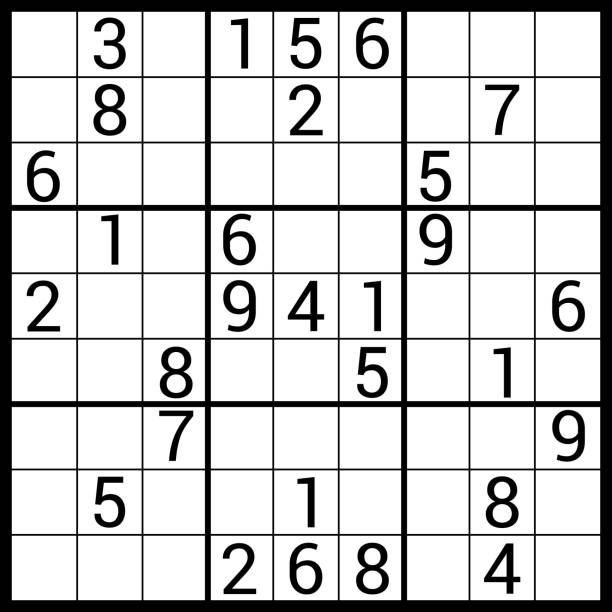
#> input picture backend/data/sudoku_tests/sudoku_test1.jpg, 612 x 612 px
$ python -i cell_extractor.py   (imports and definitions only)
#> lines starting #> are read from the running program, lines starting #| are printed output that depends on the picture; after the words box and inside, x2 and y2 are one past the last pixel; in counts of white or black regions, pixels touching at a corner belong together
#> further down, picture is the input picture: shape (612, 612, 3); min 0, max 255, mean 205.1
# This is the cell_extractor module for extracting cells from an rgb sudoku, assuming it's been isolated
import cv2
import numpy as np


def extract_cells(transformed_image):
    """
    Extracts individual cells from a Sudoku grid image.

    Parameters:
    - transformed_image: The perspective-transformed Sudoku grid image. (RGB)

    Returns:
    - cells: List of images, each representing an individual cell in the Sudoku grid.
    """
    # Grayscale, blur, threshold image
    transformed_image = cv2.cvtColor(transformed_image, cv2.COLOR_BGR2GRAY)
    transformed_image = cv2.GaussianBlur(transformed_image, (5, 5), 0)
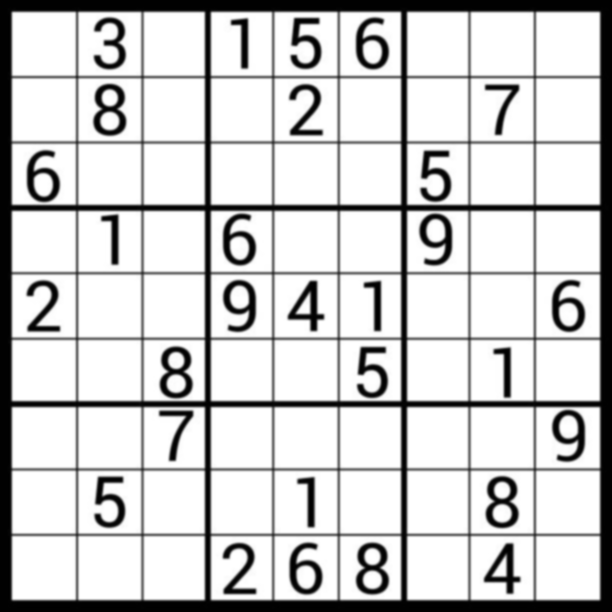
#> transformed_image: shape (612, 612); min 0, max 255, mean 205.1
    # We want grayscale, not binary, hence apply a mask to remove noisy background, but keep the digit values
    _, mask = cv2.threshold(transformed_image, 128, 1, cv2.THRESH_BINARY_INV)
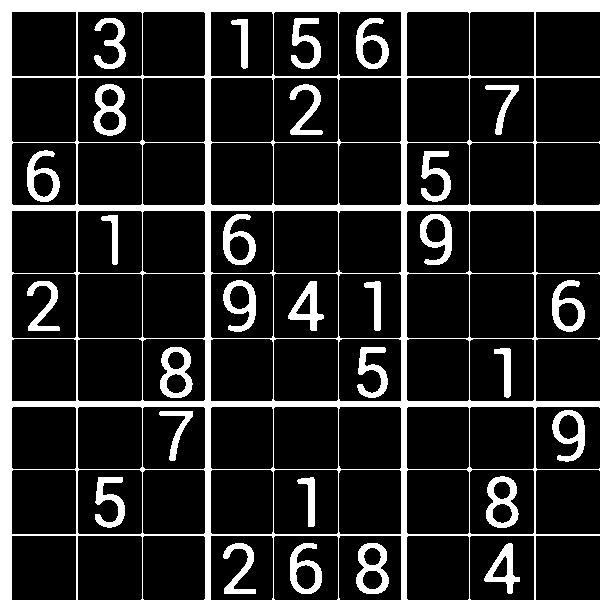
#> mask: shape (612, 612); values 0 (black) and 1 (white), 19.1% white; 30 white regions, largest, box (x1, y1, x2, y2) and area: (0, 0, 612, 612) 52328, (93, 84, 126, 136) 853, (486, 476, 519, 528) 847
    transformed_image = transformed_image * mask
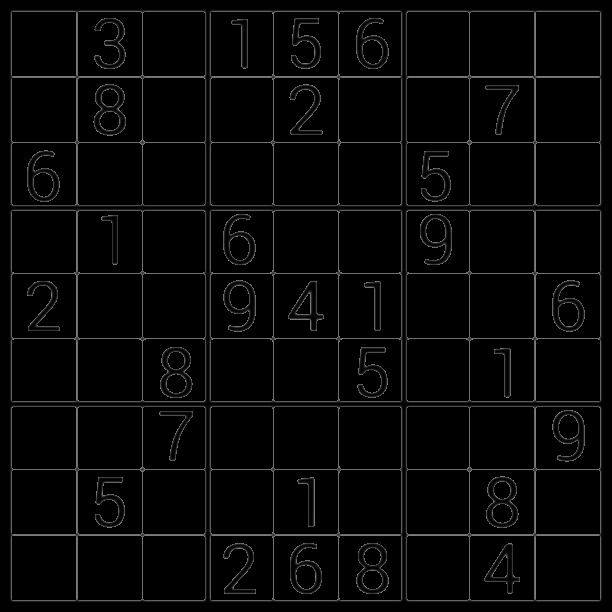
#> transformed_image: shape (612, 612); min 0, max 128, mean 7.1

    # Calculate the size of each cell, include a negative padding for the cell
    padding_amount = 0.05  # padding percentage of cell size
    cell_height = transformed_image.shape[0] // 9
#> cell_height = 68
    cell_height_padding = int(cell_height * padding_amount)
#> cell_height_padding = 3
    cell_width = transformed_image.shape[1] // 9
#> cell_width = 68
    cell_width_padding = int(cell_width * padding_amount)
#> cell_width_padding = 3

    cells = []
    for row in range(9):
        for col in range(9):
            # Calculate the start and end coordinates for each cell
            start_y = row * cell_height
            end_y = (row + 1) * cell_height
            start_x = col * cell_width
            end_x = (col + 1) * cell_width

            # Extract and store the cell, remove cell borders so sudoku grid lines do not interfere
            cell = transformed_image[start_y : end_y, start_x : end_x]
            cell = cell[cell_height_padding : cell_height - cell_height_padding,
                         cell_width_padding : cell_width - cell_width_padding]
            cells.append(cell)
#> after the loop, cells = 81 items

    return cells


# [17 lines left out: function is_filled, not called in this run]

>>> import cv2
>>> picture = cv2.imread('../../../data/sudoku_tests/sudoku_test1.jpg')
>>> result = extract_cells(picture)
#> result = 81 items

$ run again, on backend/data/sudoku_tests/sudoku_test3.jpg
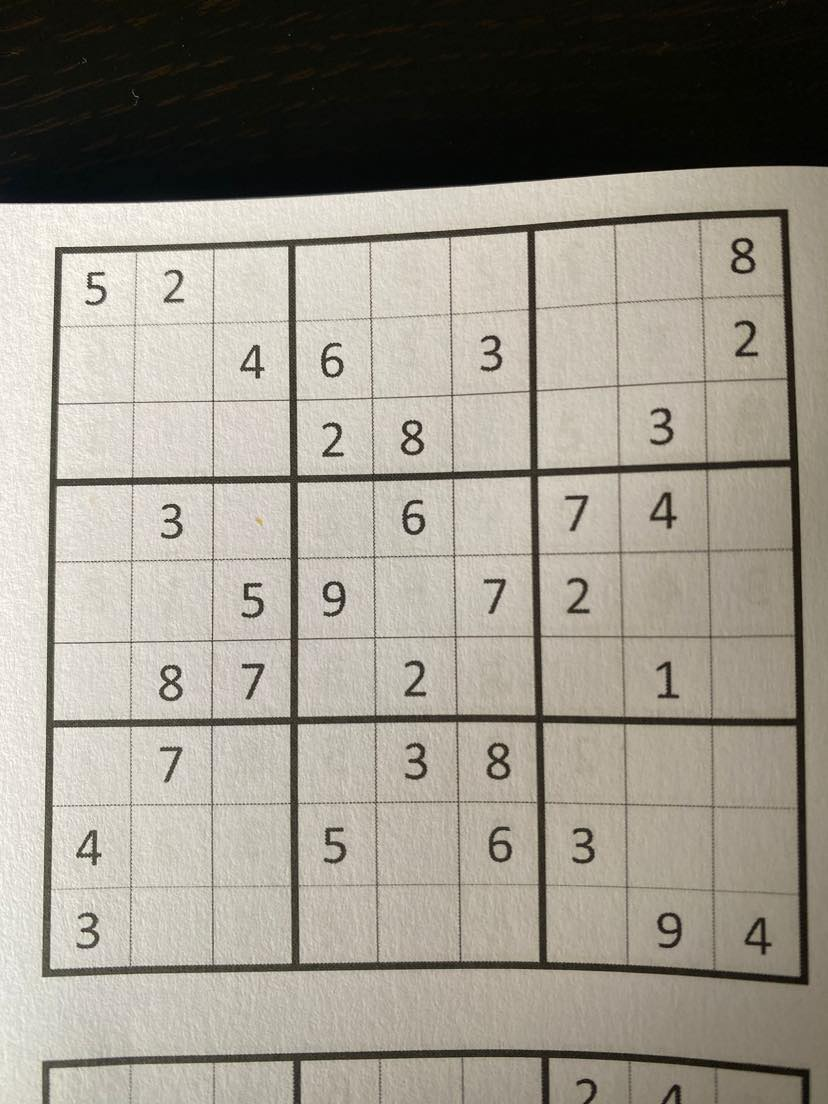
#> input picture backend/data/sudoku_tests/sudoku_test3.jpg, 828 x 1104 px
#> picture is the input picture: shape (1104, 828, 3); mean B, G, R 136.1, 147.1, 152.3
#> in extract_cells, `_, mask = cv2.threshold(transformed_image, 128, 1, cv2.THRESH_BINARY_I..`:
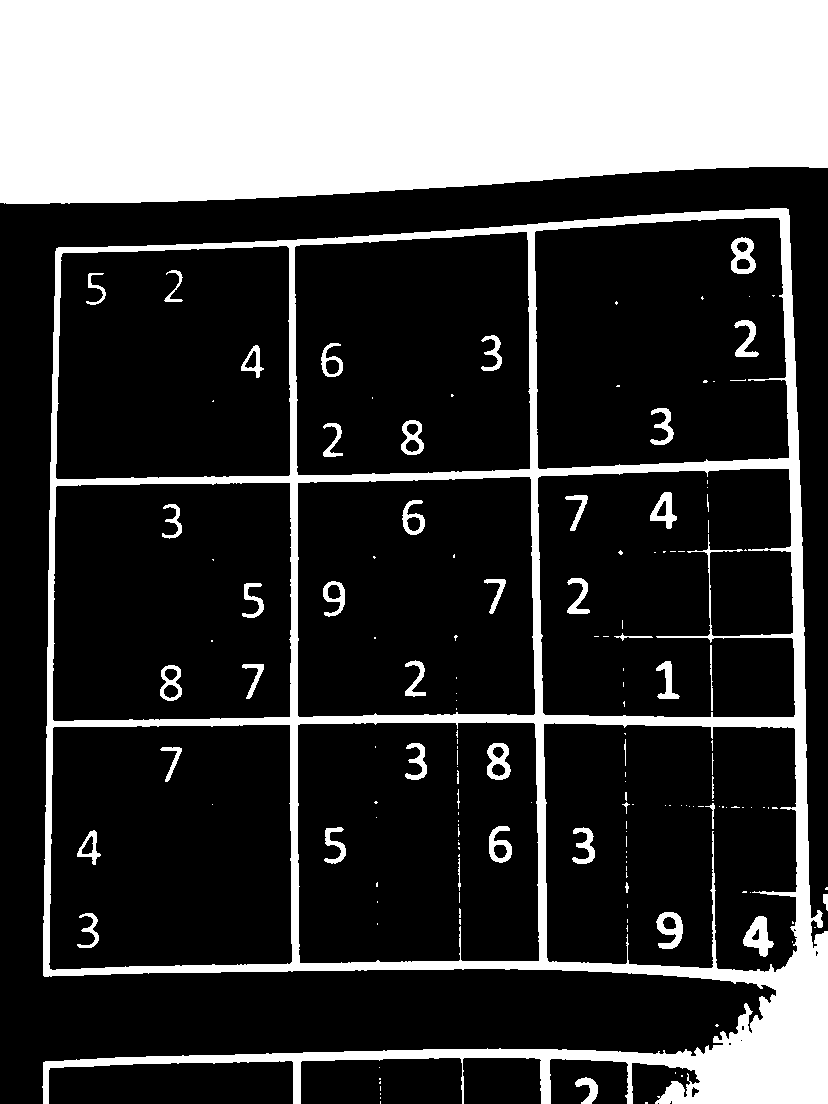
#> mask: shape (1104, 828); values 0 (black) and 1 (white), 26.2% white; 159 white regions (111 under 20 px), largest, box (x1, y1, x2, y2) and area: (0, 0, 828, 204) 155160, (42, 208, 828, 1104) 71281, (743, 916, 774, 957) 665
#> in extract_cells, `transformed_image = transformed_image * mask`:
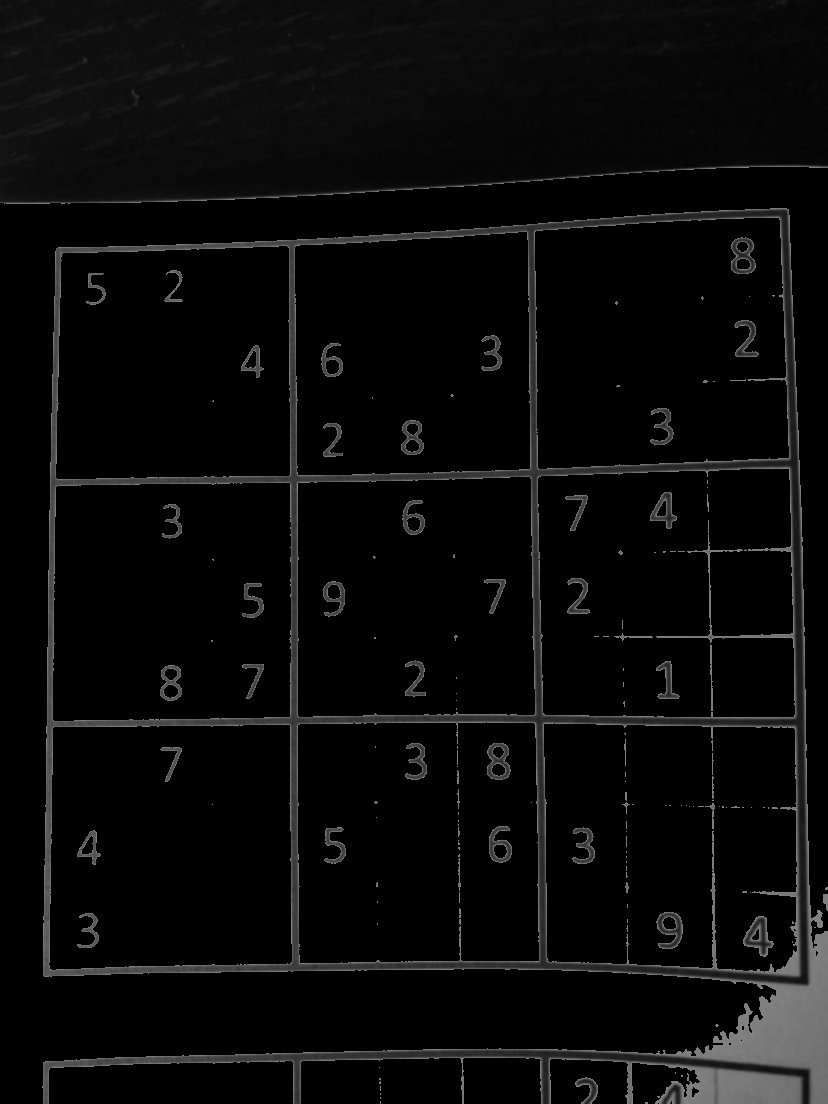
#> transformed_image: shape (1104, 828); min 0, max 128, mean 9.6
#> after the loop in extract_cells, `for row in range(9):`: cells = 81 items

$ run again, on backend/data/sudoku_tests/sudoku_test4.jpg
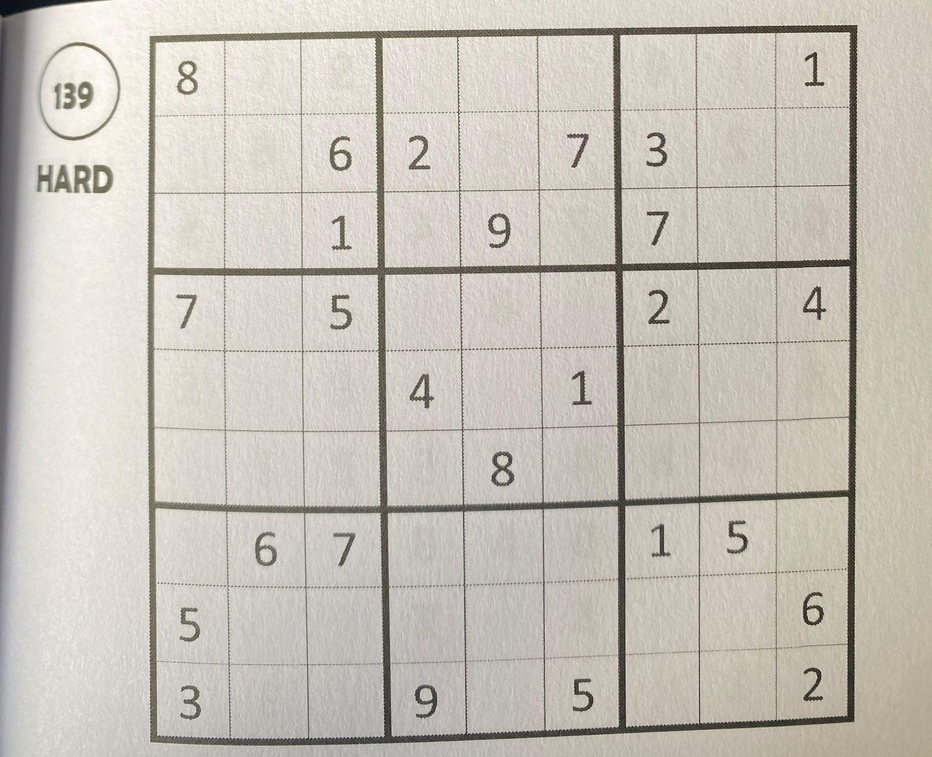
#> input picture backend/data/sudoku_tests/sudoku_test4.jpg, 932 x 757 px, shrunk from 2048 x 1664 before the run
#> picture is the input picture: shape (757, 932, 3); mean B, G, R 184.6, 193.8, 198.9
#> in extract_cells, `_, mask = cv2.threshold(transformed_image, 128, 1, cv2.THRESH_BINARY_I..`:
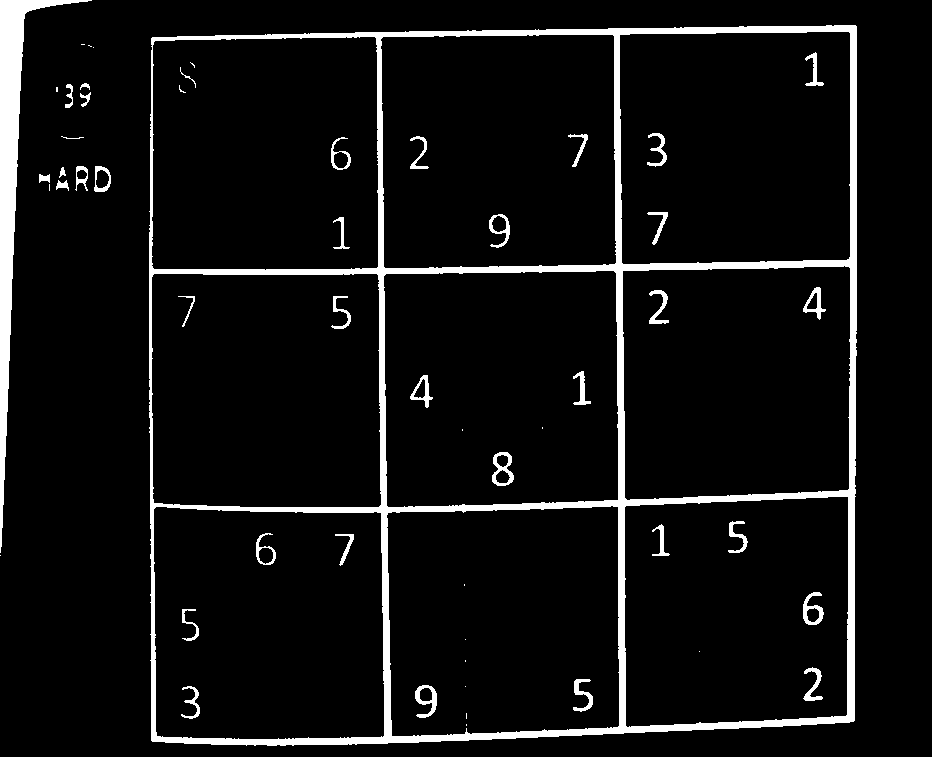
#> mask: shape (757, 932); values 0 (black) and 1 (white), 6.7% white; 54 white regions (17 under 20 px), largest, box (x1, y1, x2, y2) and area: (149, 25, 857, 746) 33448, (0, 0, 92, 553) 7555, (492, 452, 514, 486) 336
#> in extract_cells, `transformed_image = transformed_image * mask`:
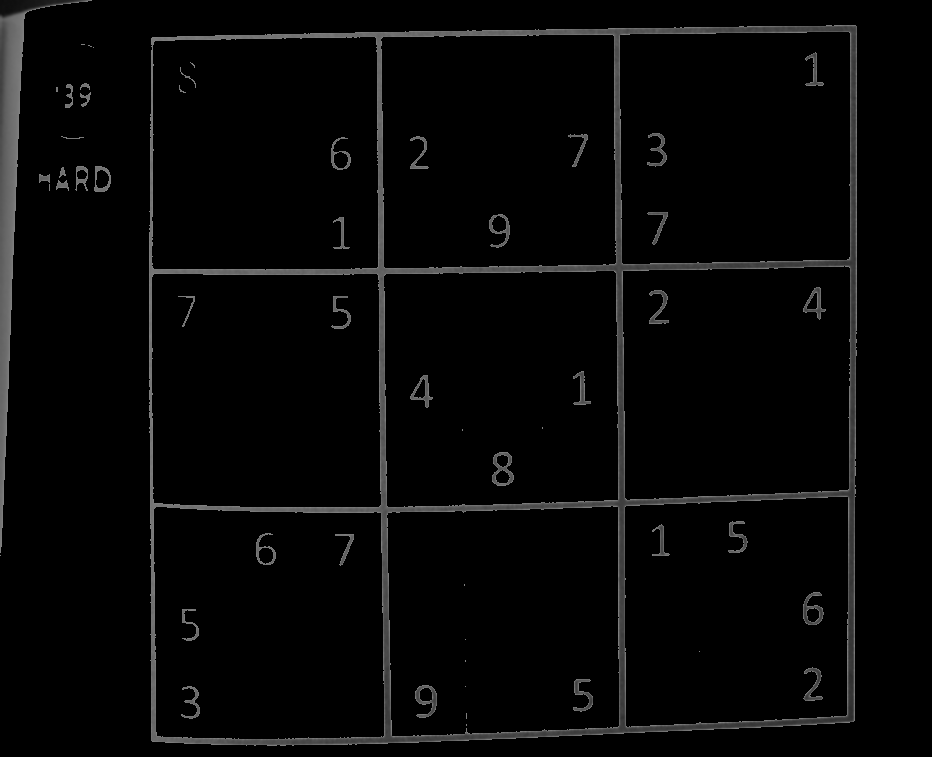
#> transformed_image: shape (757, 932); min 0, max 128, mean 6.3
#> after the loop in extract_cells, `for row in range(9):`: cells = 81 items

$ run again, on backend/data/sudoku_tests/sudoku_test5.jpg
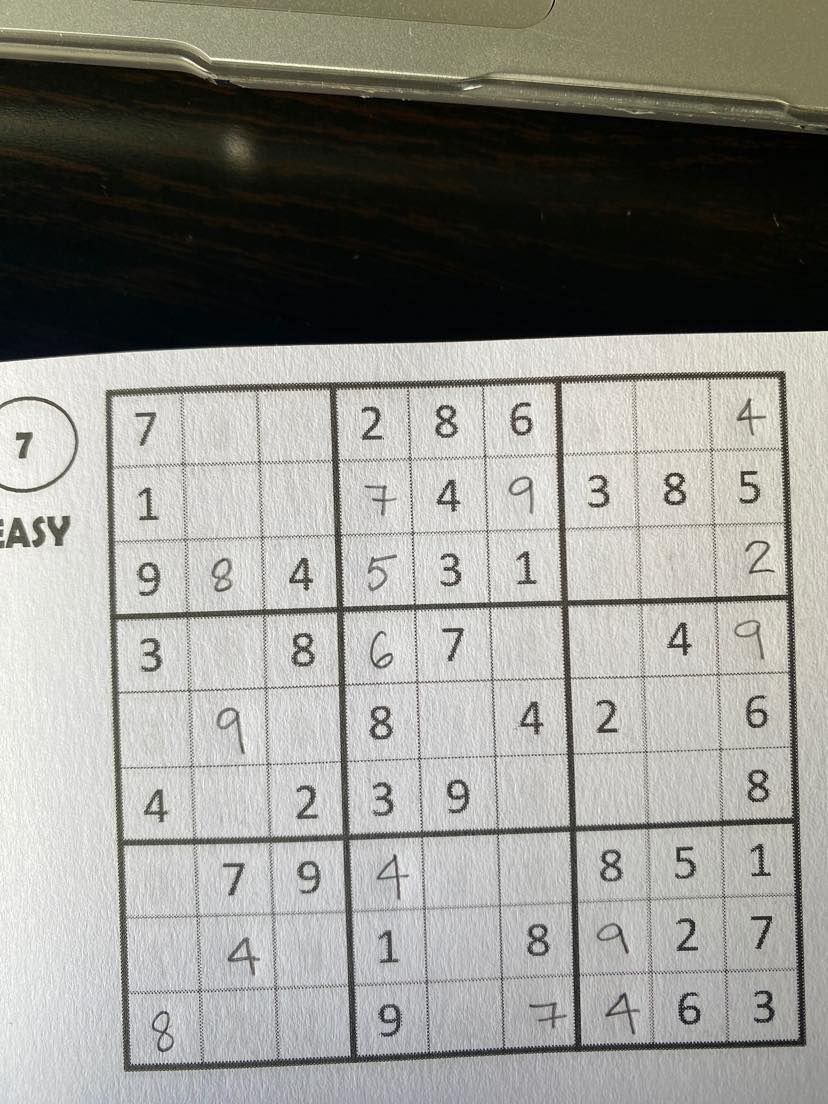
#> input picture backend/data/sudoku_tests/sudoku_test5.jpg, 828 x 1104 px
#> picture is the input picture: shape (1104, 828, 3); mean B, G, R 139.9, 145.4, 146
#> in extract_cells, `_, mask = cv2.threshold(transformed_image, 128, 1, cv2.THRESH_BINARY_I..`:
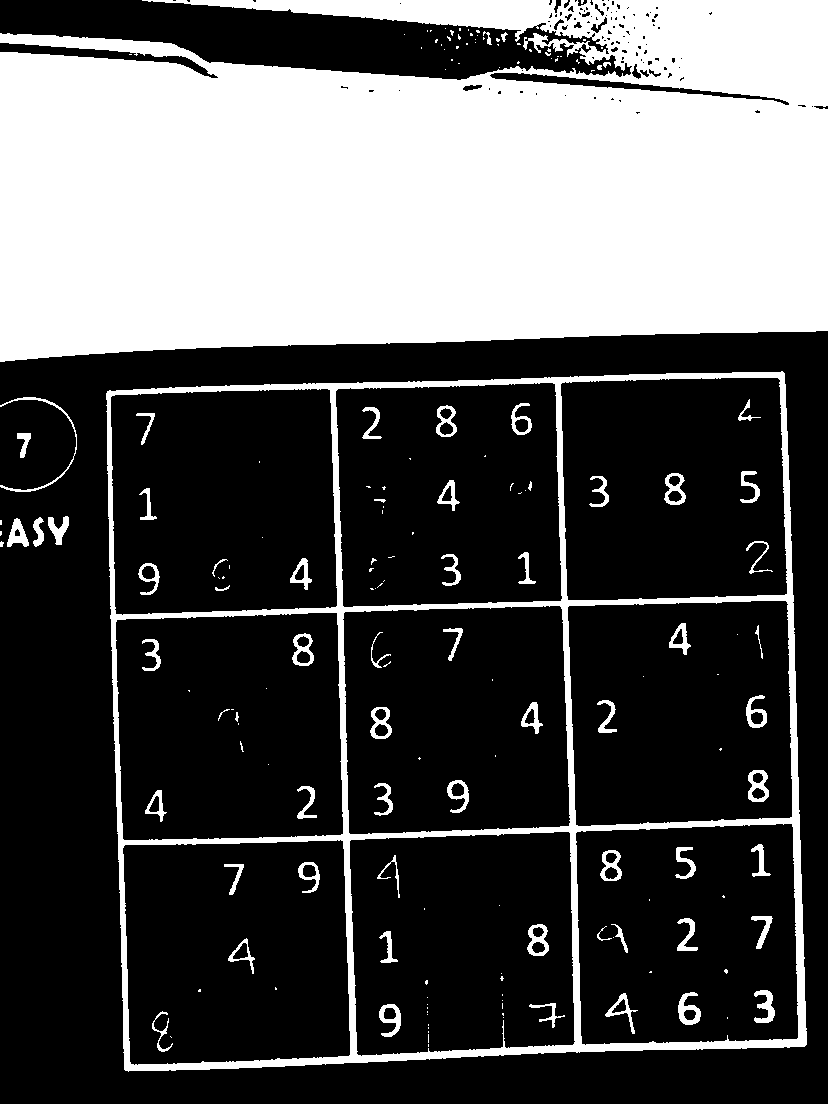
#> mask: shape (1104, 828); values 0 (black) and 1 (white), 32.8% white; 176 white regions (110 under 20 px), largest, box (x1, y1, x2, y2) and area: (0, 0, 828, 362) 252363, (106, 371, 807, 1072) 33206, (0, 397, 77, 492) 432
#> in extract_cells, `transformed_image = transformed_image * mask`:
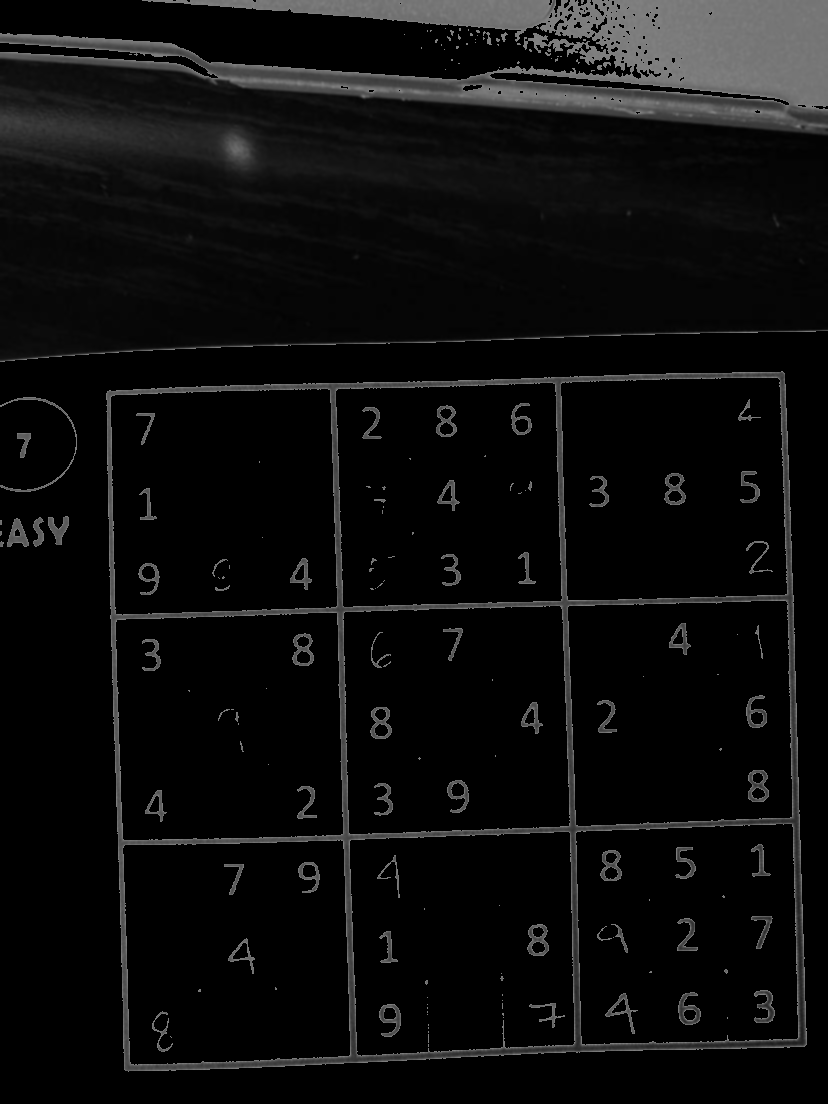
#> transformed_image: shape (1104, 828); min 0, max 128, mean 13.2
#> after the loop in extract_cells, `for row in range(9):`: cells = 81 items
